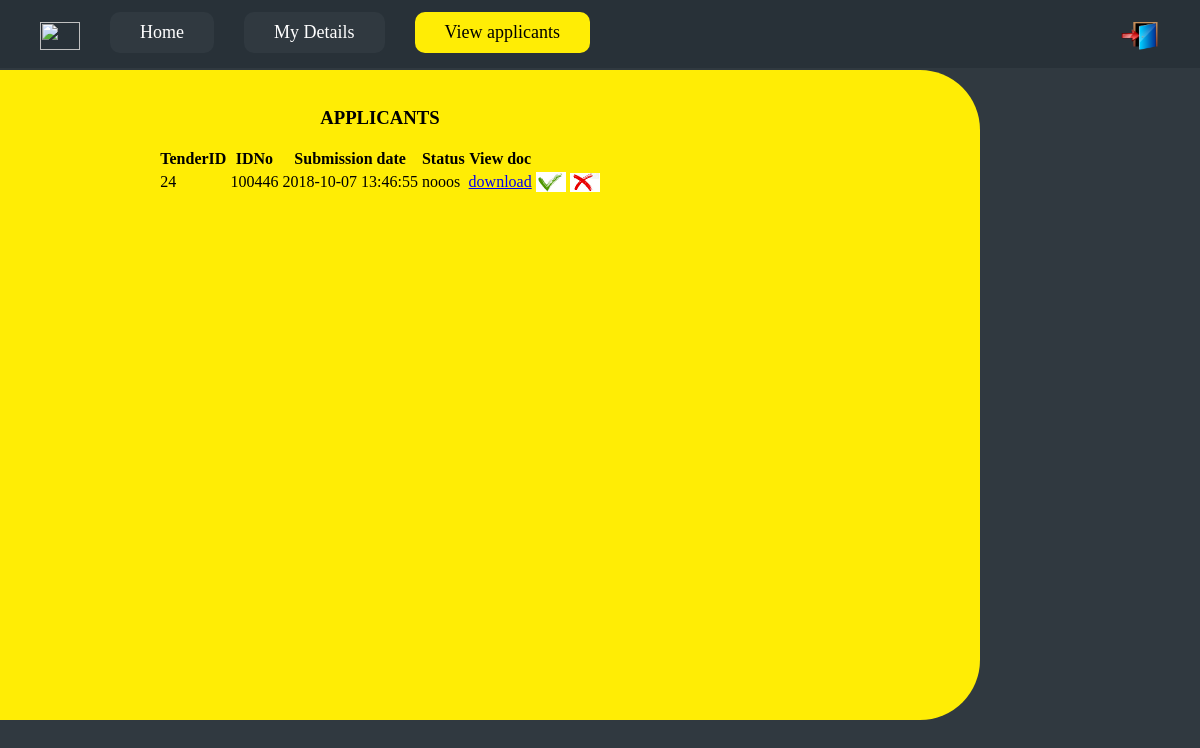
The app's page /Manager/viewapplicants.php?TENDERID=24 with its own data.
### tables this page shows
CREATE TABLE `applications` (
  `TenderID` int(254) NOT NULL,
  `TendererID` varchar(254) NOT NULL,
  `Name` varchar(254) NOT NULL,
  `Business` varchar(254) NOT NULL,
  `Position` varchar(254) NOT NULL,
  `Price` int(11) NOT NULL,
  `Completion` timestamp NOT NULL DEFAULT CURRENT_TIMESTAMP ON UPDATE CURRENT_TIMESTAMP,
  `Amount` int(11) NOT NULL,
  `Location` varchar(254) NOT NULL,
  `Docs` varchar(254) NOT NULL,
  `Status` varchar(254) NOT NULL
);

### Manager/viewapplicants.php (the view, shortened to what this page needs)
<?php
include("../config.php");
$Tenderid= $_GET['TENDERID'];
$sql = "SELECT * FROM applications where TenderID=$Tenderid";
?>
<head>
		<link href="../assets/css/home.css" type="text/css" rel="stylesheet">
	</head>
	<body>
	<ul class="navbar">
		<li class="profpic"><img src="../assets/images/pic/<?php echo $uid?>.jpg"></li>
		<li><a href="manager.php" ><span>Home</span></a></li>
		<li><a href="details.php"><span>My Details</span></a></li>
        <li><a href="#" class="active">View applicants</a></li>
		<div class="top_right">
		<li><a href="../logout.php" title="logout"><img src="../assets/images/logout.png"></a></li>
		</div>
	</ul>
<div class="tendernew"><br>
<center><h3>APPLICANTS</h3>
			 <?php
                     if($result = $conn->query($sql)){
                        if($result->num_rows > 0){
                       echo "<table>";
                            echo "<thead>";
                                echo "<tr>";
                                    echo "<th>TenderID</th>";
                                    echo "<th>IDNo</th>";
                                    echo "<th>Submission date</th>";
                            echo "<th>Status</th>";
                            echo "<th>View doc</th>";
                                echo "</tr>";
                            echo "</thead>";
                            echo "<tbody>";
                   while($row= $result->fetch_array()){
                                echo "<tr>";
                                    echo "<td>" . $row['TenderID'] . "</td>";
                                    echo "<td>" . $row['TendererID'] . "</td>";
                                    echo "<td>" . $row['Completion'] . "</td>";
                                  echo "<td>" . $row['Status'] . "</td>";
                                echo "<td>";
                                         echo "<a href='download.php?Filename=".$row['Docs']."'>download</a> ";
                                    echo "</td>";
                       echo "<td>";
                       echo "<a href='accepted.php?TendererID=".$row['TendererID']."' ><img src='../assets/images/accept.jpg'></a>";
                       echo"</td>";
                       echo "<td>";
                       echo "<a href='rejected.php?TendererID=".$row['TendererID']."' ><img src='../assets/images/reject.png'></a>";
                       echo"</td>";
                                echo "</tr>";
                                }
                            echo "</tbody>";
                        echo "</table>";
                         }else{
                        echo "<p class='lead'><em>No records were found.</em></p>";
                        }
                         }
                        ?>
</center>
</div>
</body>
</html>

### assets/css/home.css (style rules this page uses)
body { color: black; background-color: #303940; margin: 0px; }
.navbar { background-color: #283138; list-style:none; width:100%; margin:0px; padding:0px; font-size:18px; position:fixed; }
.navbar li { float:left; padding: 12px 15px 8px; }
.navbar li img { width: 40px; height: 28px; background-color: #283138; padding: 10px 25px; }
.navbar a { display:block; color:#FFF; background-color: #303940; border-radius: 10px; padding:10px 30px 10px 30px; text-decoration:none; }
.navbar .active { color:#000000; background-color: #FFED05; }
.top_right { float: right; border-radius: 90px; }
.top_right img { padding: 0px; margin: 0px; width: 10px; height: 15px; }
.top_right a { background-color: #283138; padding: 0px; }
.navbar .profpic { width: 10px; height: 40px; padding-right: 70px; border: none; border-radius: 5px; outline: none; }
.tendernew { background-color: #FFED05; position:absolute; top: 50px; left: -100x; right: 200px; bottom: 0px; width: 1200px; height: 650px; float: left; margin: 20px 20px 10px 20px; border-radius: 60px; cursor: pointer; }

### records on screen
applications: TenderID "24", TendererID "100446", Completion "2018-10-07 13:46:55", Status "nooos"
